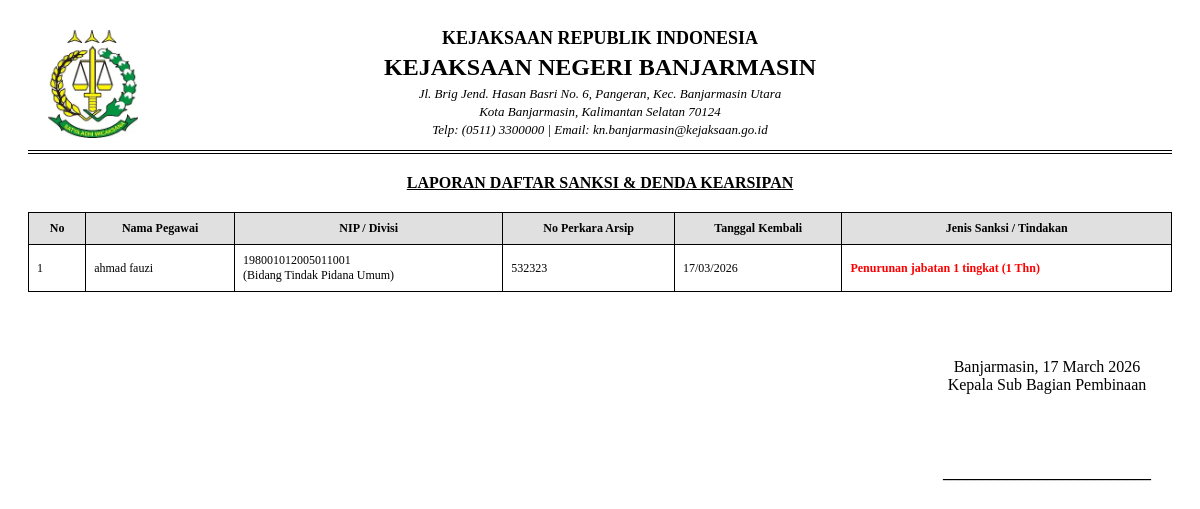
The page /SIDARA/admin/laporan/laporan_sanksi.php on the database its author committed.
### tables this page shows
CREATE TABLE `transaksi_peminjaman` (
  `id_transaksi` int NOT NULL,
  `id_pengguna` int DEFAULT NULL,
  `id_arsip` int DEFAULT NULL,
  `nama_peminjam` varchar(100) NOT NULL,
  `nip_peminjam` varchar(50) DEFAULT NULL,
  `divisi` varchar(100) DEFAULT NULL,
  `tanggal_pinjam` date NOT NULL,
  `batas_kembali` date DEFAULT NULL,
  `tanggal_kembali` date DEFAULT NULL,
  `keterangan` text,
  `sanksi` varchar(255) DEFAULT NULL,
  `status` enum('Menunggu','Dipinjam','Menunggu Kembali','Kembali') DEFAULT 'Menunggu'
);

CREATE TABLE `data_arsip` (
  `id_arsip` int NOT NULL,
  `no_perkara` varchar(100) NOT NULL,
  `nama_terdakwa` varchar(100) NOT NULL,
  `id_kategori` int DEFAULT NULL,
  `id_jaksa` int DEFAULT NULL,
  `id_lokasi` int DEFAULT NULL,
  `tanggal_masuk` date DEFAULT NULL,
  `status` enum('Ada','Dipinjam') DEFAULT 'Ada',
  `file_arsip` varchar(255) DEFAULT NULL
);

### SIDARA/admin/laporan/laporan_sanksi.php (the view)
<?php
include '../../config/koneksi.php';
include 'header_laporan.php';
?>
<div class="judul-laporan">Laporan Daftar Sanksi & Denda Kearsipan</div>
<table>
    <thead>
        <tr>
            <th width="5%">No</th>
            <th>Nama Pegawai</th>
            <th>NIP / Divisi</th>
            <th>No Perkara Arsip</th>
            <th>Tanggal Kembali</th>
            <th>Jenis Sanksi / Tindakan</th>
        </tr>
    </thead>
    <tbody>
        <?php
        $no = 1;
        $sql = mysqli_query($conn, "SELECT * FROM transaksi_peminjaman
                                    JOIN data_arsip ON transaksi_peminjaman.id_arsip = data_arsip.id_arsip
                                    WHERE sanksi IS NOT NULL AND sanksi != ''
                                    ORDER BY tanggal_kembali DESC");
        if(mysqli_num_rows($sql) > 0) {
            while ($d = mysqli_fetch_assoc($sql)) {
        ?>
        <tr>
            <td align="center"><?= $no++; ?></td>
            <td><?= $d['nama_peminjam']; ?></td>
            <td><?= $d['nip_peminjam']; ?><br>(<?= $d['divisi']; ?>)</td>
            <td><?= $d['no_perkara']; ?></td>
            <td align="center"><?= date('d/m/Y', strtotime($d['tanggal_kembali'])); ?></td>
            <td style="color:red; font-weight:bold;"><?= $d['sanksi']; ?></td>
        </tr>
        <?php
            }
        } else {
            echo "<tr><td colspan='6' align='center'>Tidak ada data sanksi.</td></tr>";
        }
        ?>
    </tbody>
</table>
<div class="ttd-box">
    <p>Banjarmasin, <?= date('d F Y'); ?><br>Kepala Sub Bagian Pembinaan</p>
    <b>__________________________</b>
</div>
</body>
</html>

### SIDARA/admin/laporan/header_laporan.php (style rules this page uses)
body { font-family: "Times New Roman", Times, serif; padding: 20px; }
table { width: 100%; border-collapse: collapse; margin-top: 20px; }
th, td { border: 1px solid #000; padding: 8px; font-size: 12px; text-align: left; }
th { background-color: #e0e0e0; text-align: center; }
.judul-laporan { text-align: center; margin-bottom: 20px; text-transform: uppercase; text-decoration: underline; font-weight: bold; }
.ttd-box { float: right; margin-top: 50px; text-align: center; width: 250px; }
.ttd-box p { margin-bottom: 70px; }

### rows shown on the page
transaksi_peminjaman: nama_peminjam "ahmad fauzi", nip_peminjam "198001012005011001", divisi "Bidang Tindak Pidana Umum", id_arsip.no_perkara "532323", tanggal_kembali "17/03/2026", sanksi "Penurunan jabatan 1 tingkat (1 Thn)"
